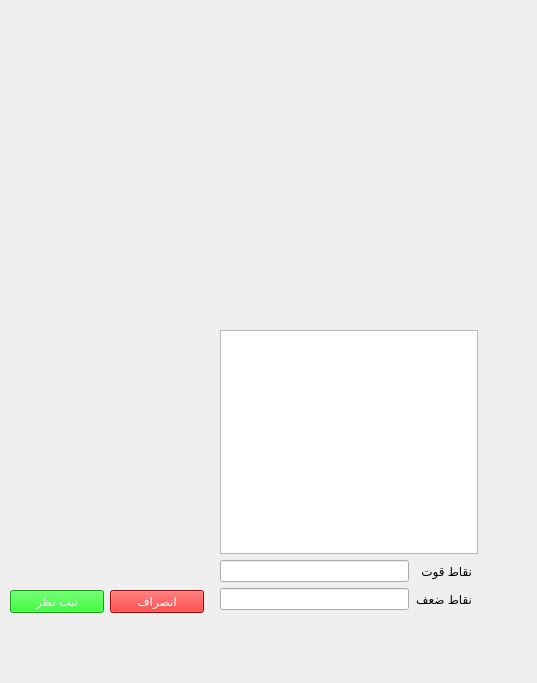
<?xml version="1.0" encoding="UTF-8"?>
<ui version="4.0">
 <class>CommentWidget</class>
 <widget class="QWidget" name="CommentWidget">
  <property name="geometry">
   <rect>
    <x>0</x>
    <y>0</y>
    <width>537</width>
    <height>683</height>
   </rect>
  </property>
  <property name="windowTitle">
   <string>Form</string>
  </property>
  <widget class="QWidget" name="verticalLayoutWidget_2">
   <property name="geometry">
    <rect>
     <x>20</x>
     <y>30</y>
     <width>481</width>
     <height>271</height>
    </rect>
   </property>
   <layout class="QVBoxLayout" name="field_lay"/>
  </widget>
  <widget class="QWidget" name="">
   <property name="geometry">
    <rect>
     <x>220</x>
     <y>330</y>
     <width>258</width>
     <height>280</height>
    </rect>
   </property>
   <layout class="QGridLayout" name="main_lay">
    <item row="3" column="1">
     <widget class="QLabel" name="label">
      <property name="text">
       <string>نقاط قوت</string>
      </property>
     </widget>
    </item>
    <item row="5" column="0">
     <widget class="QLineEdit" name="le_disadv"/>
    </item>
    <item row="3" column="0">
     <widget class="QLineEdit" name="le_adv"/>
    </item>
    <item row="5" column="1">
     <widget class="QLabel" name="label_2">
      <property name="text">
       <string>نقاط ضعف</string>
      </property>
     </widget>
    </item>
    <item row="0" column="0" colspan="3">
     <widget class="QTextEdit" name="txt_content">
      <property name="styleSheet">
       <string notr="true">font: 10pt &quot;MS Shell Dlg 2&quot;;</string>
      </property>
     </widget>
    </item>
   </layout>
  </widget>
  <widget class="QWidget" name="">
   <property name="geometry">
    <rect>
     <x>10</x>
     <y>570</y>
     <width>194</width>
     <height>64</height>
    </rect>
   </property>
   <layout class="QGridLayout" name="gridLayout">
    <item row="0" column="1">
     <widget class="QPushButton" name="bnt_cancel">
      <property name="styleSheet">
       <string notr="true">background-color: rgb(241, 0, 0);
color: rgb(255, 255, 255);</string>
      </property>
      <property name="text">
       <string>انصراف</string>
      </property>
     </widget>
    </item>
    <item row="0" column="0">
     <widget class="QPushButton" name="bnt_save">
      <property name="styleSheet">
       <string notr="true">background-color: rgb(0, 239, 0);
color: rgb(255, 255, 255);</string>
      </property>
      <property name="text">
       <string>ثبت نظر</string>
      </property>
     </widget>
    </item>
   </layout>
  </widget>
 </widget>
 <resources/>
 <connections/>
</ui>
